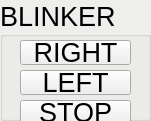
     <widget class="QGroupBox" name="gb2_blinker">
      <property name="enabled">
       <bool>true</bool>
      </property>
      <property name="geometry">
       <rect>
        <x>530</x>
        <y>220</y>
        <width>151</width>
        <height>121</height>
       </rect>
      </property>
      <property name="palette">
       <palette>
        <active>
         <colorrole role="Base">
          <brush brushstyle="SolidPattern">
           <color alpha="255">
            <red>255</red>
            <green>255</green>
            <blue>255</blue>
           </color>
          </brush>
         </colorrole>
         <colorrole role="Window">
          <brush brushstyle="SolidPattern">
           <color alpha="255">
            <red>238</red>
            <green>238</green>
            <blue>236</blue>
           </color>
          </brush>
         </colorrole>
        </active>
        <inactive>
         <colorrole role="Base">
          <brush brushstyle="SolidPattern">
           <color alpha="255">
            <red>255</red>
            <green>255</green>
            <blue>255</blue>
           </color>
          </brush>
         </colorrole>
         <colorrole role="Window">
          <brush brushstyle="SolidPattern">
           <color alpha="255">
            <red>238</red>
            <green>238</green>
            <blue>236</blue>
           </color>
          </brush>
         </colorrole>
        </inactive>
        <disabled>
         <colorrole role="Base">
          <brush brushstyle="SolidPattern">
           <color alpha="255">
            <red>238</red>
            <green>238</green>
            <blue>236</blue>
           </color>
          </brush>
         </colorrole>
         <colorrole role="Window">
          <brush brushstyle="SolidPattern">
           <color alpha="255">
            <red>238</red>
            <green>238</green>
            <blue>236</blue>
           </color>
          </brush>
         </colorrole>
        </disabled>
       </palette>
      </property>
      <property name="font">
       <font>
        <pointsize>20</pointsize>
       </font>
      </property>
      <property name="autoFillBackground">
       <bool>true</bool>
      </property>
      <property name="title">
       <string>BLINKER</string>
      </property>
      <widget class="QPushButton" name="bt2_blinker_right">
       <property name="geometry">
        <rect>
         <x>20</x>
         <y>40</y>
         <width>111</width>
         <height>25</height>
        </rect>
       </property>
       <property name="text">
        <string>RIGHT</string>
       </property>
      </widget>
      <widget class="QPushButton" name="bt2_blinker_left">
       <property name="geometry">
        <rect>
         <x>20</x>
         <y>70</y>
         <width>111</width>
         <height>25</height>
        </rect>
       </property>
       <property name="text">
        <string>LEFT</string>
       </property>
      </widget>
      <widget class="QPushButton" name="bt2_blinker_stop">
       <property name="geometry">
        <rect>
         <x>20</x>
         <y>100</y>
         <width>111</width>
         <height>25</height>
        </rect>
       </property>
       <property name="text">
        <string>STOP</string>
       </property>
      </widget>
     </widget>
